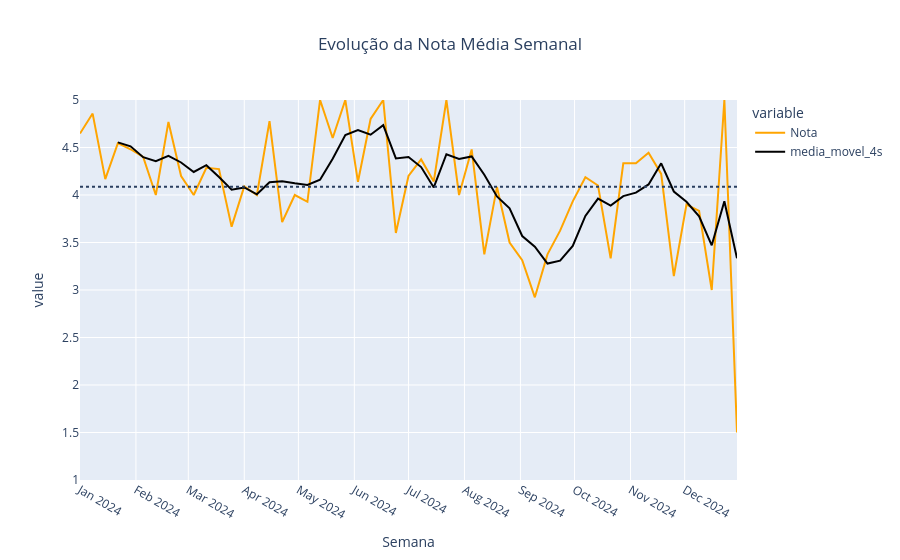

Notebook source saved alongside this figure:
### Code cell
df['Data'] = pd.to_datetime(df['Data'])

df['Semana'] = df['Data'].dt.to_period('W').apply(lambda r: r.start_time)

group = (
    df.groupby('Semana')['Nota']
      .mean()
      .reset_index()
)

group['media_movel_4s'] = group['Nota'].rolling(4).mean()

media_geral = group['Nota'].mean()

fig = px.line(
    group,
    x='Semana',
    y=['Nota', 'media_movel_4s'],
    title='Evolução da Nota Média Semanal',
    color_discrete_sequence=['orange', 'black']
)

fig.add_hline(y=media_geral, line_dash="dot")


fig.update_xaxes(
    dtick="M1",         
    tickformat="%b %Y"   
)

fig.update_layout(
    yaxis=dict(range=[1,5]),
    title_x=0.5
)

fig.show()

### Figure 1 — Plotly figure (JSON) as saved in the notebook; plotly's stock layout.template omitted (floating-point values rounded to 4 significant figures)
{"data": [{"hovertemplate": "variable=Nota<br>Semana=%{x}<br>value=%{y}<extra></extra>", "legendgroup": "Nota", "line": {"color": "orange", "dash": "solid"}, "marker": {"symbol": "circle"}, "mode": "lines", "name": "Nota", "orientation": "v", "showlegend": true, "type": "scatter", "x": ["2024-01-01T00:00:00", "2024-01-08T00:00:00", "2024-01-15T00:00:00", "2024-01-22T00:00:00", "2024-01-29T00:00:00", "2024-02-05T00:00:00", "2024-02-12T00:00:00", "2024-02-19T00:00:00", "2024-02-26T00:00:00", "2024-03-04T00:00:00", "2024-03-11T00:00:00", "2024-03-18T00:00:00", "2024-03-25T00:00:00", "2024-04-01T00:00:00", "2024-04-08T00:00:00", "2024-04-15T00:00:00", "2024-04-22T00:00:00", "2024-04-29T00:00:00", "2024-05-06T00:00:00", "2024-05-13T00:00:00", "2024-05-20T00:00:00", "2024-05-27T00:00:00", "2024-06-03T00:00:00", "2024-06-10T00:00:00", "2024-06-17T00:00:00", "2024-06-24T00:00:00", "2024-07-01T00:00:00", "2024-07-08T00:00:00", "2024-07-15T00:00:00", "2024-07-22T00:00:00", "2024-07-29T00:00:00", "2024-08-05T00:00:00", "2024-08-12T00:00:00", "2024-08-19T00:00:00", "2024-08-26T00:00:00", "2024-09-02T00:00:00", "2024-09-09T00:00:00", "2024-09-16T00:00:00", "2024-09-23T00:00:00", "2024-09-30T00:00:00", "2024-10-07T00:00:00", "2024-10-14T00:00:00", "2024-10-21T00:00:00", "2024-10-28T00:00:00", "2024-11-04T00:00:00", "2024-11-11T00:00:00", "2024-11-18T00:00:00", "2024-11-25T00:00:00", "2024-12-02T00:00:00", "2024-12-09T00:00:00", "2024-12-16T00:00:00", "2024-12-23T00:00:00", "2024-12-30T00:00:00"], "xaxis": "x", "y": [4.647, 4.857, 4.167, 4.545, 4.481, 4.4, 4, 4.769, 4.2, 4, 4.286, 4.273, 3.667, 4.091, 4, 4.778, 3.714, 4, 3.929, 5, 4.6, 5, 4.139, 4.8, 5, 3.6, 4.2, 4.375, 4.143, 5, 4, 4.48, 3.375, 4.083, 3.5, 3.314, 2.923, 3.375, 3.625, 3.933, 4.188, 4.1, 3.333, 4.333, 4.333, 4.444, 4.222, 3.147, 3.9, 3.833, 3, 5, 1.5], "yaxis": "y"}, {"hovertemplate": "variable=media_movel_4s<br>Semana=%{x}<br>value=%{y}<extra></extra>", "legendgroup": "media_movel_4s", "line": {"color": "black", "dash": "solid"}, "marker": {"symbol": "circle"}, "mode": "lines", "name": "media_movel_4s", "orientation": "v", "showlegend": true, "type": "scatter", "x": ["2024-01-01T00:00:00", "2024-01-08T00:00:00", "2024-01-15T00:00:00", "2024-01-22T00:00:00", "2024-01-29T00:00:00", "2024-02-05T00:00:00", "2024-02-12T00:00:00", "2024-02-19T00:00:00", "2024-02-26T00:00:00", "2024-03-04T00:00:00", "2024-03-11T00:00:00", "2024-03-18T00:00:00", "2024-03-25T00:00:00", "2024-04-01T00:00:00", "2024-04-08T00:00:00", "2024-04-15T00:00:00", "2024-04-22T00:00:00", "2024-04-29T00:00:00", "2024-05-06T00:00:00", "2024-05-13T00:00:00", "2024-05-20T00:00:00", "2024-05-27T00:00:00", "2024-06-03T00:00:00", "2024-06-10T00:00:00", "2024-06-17T00:00:00", "2024-06-24T00:00:00", "2024-07-01T00:00:00", "2024-07-08T00:00:00", "2024-07-15T00:00:00", "2024-07-22T00:00:00", "2024-07-29T00:00:00", "2024-08-05T00:00:00", "2024-08-12T00:00:00", "2024-08-19T00:00:00", "2024-08-26T00:00:00", "2024-09-02T00:00:00", "2024-09-09T00:00:00", "2024-09-16T00:00:00", "2024-09-23T00:00:00", "2024-09-30T00:00:00", "2024-10-07T00:00:00", "2024-10-14T00:00:00", "2024-10-21T00:00:00", "2024-10-28T00:00:00", "2024-11-04T00:00:00", "2024-11-11T00:00:00", "2024-11-18T00:00:00", "2024-11-25T00:00:00", "2024-12-02T00:00:00", "2024-12-09T00:00:00", "2024-12-16T00:00:00", "2024-12-23T00:00:00", "2024-12-30T00:00:00"], "xaxis": "x", "y": [null, null, null, 4.554, 4.513, 4.398, 4.357, 4.413, 4.342, 4.242, 4.314, 4.19, 4.056, 4.079, 4.008, 4.134, 4.146, 4.123, 4.105, 4.161, 4.382, 4.632, 4.685, 4.635, 4.735, 4.385, 4.4, 4.294, 4.079, 4.429, 4.379, 4.406, 4.214, 3.985, 3.86, 3.568, 3.455, 3.278, 3.309, 3.464, 3.78, 3.961, 3.889, 3.989, 4.025, 4.111, 4.333, 4.037, 3.928, 3.776, 3.47, 3.933, 3.333], "yaxis": "y"}], "layout": {"legend": {"title": {"text": "variable"}, "tracegroupgap": 0}, "shapes": [{"line": {"dash": "dot"}, "type": "line", "x0": 0, "x1": 1, "xref": "x domain", "y0": 4.087, "y1": 4.087, "yref": "y"}], "title": {"text": "Evolução da Nota Média Semanal", "x": 0.5}, "xaxis": {"anchor": "y", "domain": [0, 1], "dtick": "M1", "tickformat": "%b %Y", "title": {"text": "Semana"}}, "yaxis": {"anchor": "x", "domain": [0, 1], "range": [1, 5], "title": {"text": "value"}}}}
